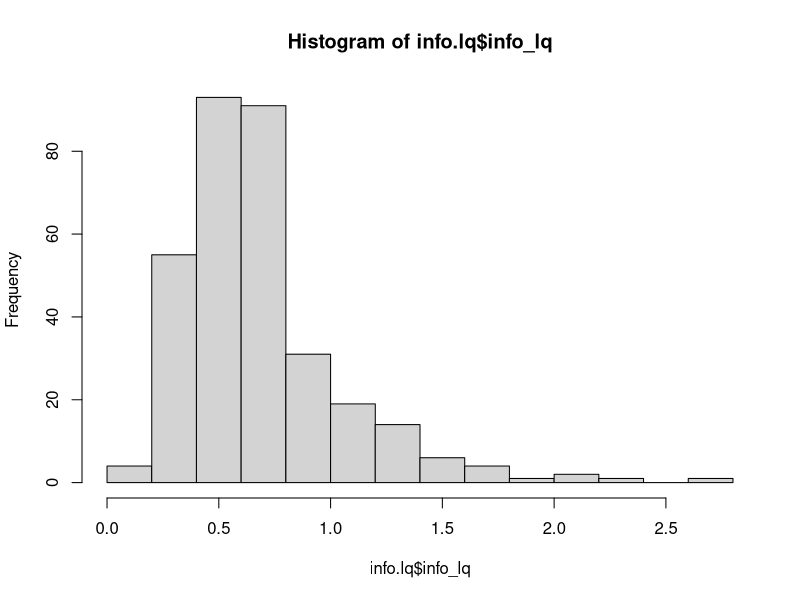

The R source for this figure:
setwd("/Users/anissa/Github/uwcom521-anissa-final-project")

#INFORMATION SECTOR DATA MUNGING

#Make a copy of the dataset that I won't touch:
raw.info <- read.csv("qcew_msa_1022_2015_annual_private_information.csv")

#Get just the entries for the metro- and micro- politan statistical areas
#From looking at the documentation, it's clear that msa's are 
#are designated by "C" before the area_fips code,
#so I can use that to subset.

#The grep() function  subsets by character string
#Found this example online:
#irisSubset <- iris[grep("osa", iris$Species), ]

info.msa <- raw.info[grep("C", raw.info$area_fips), ]

#Now, keep only the cities msa's that have reported location quotients, which 
#is indicated in the column "lq_disclosure_code"
#Unfortunatley, the "no's" are coded with an "N" and the "yes's" are just missing values
#So I can simply run a logical on them. 

#First, I'll code missing values as Y and then I'll subset for the Y's
#I can't just make the blanks Y's because the column is a factor and 
#there is no factor level defined for Y
#So instead of messing with adding a new factor level, which seems complicated,
#I'll coerce the vector into being a character
#The blanks aren't considered NA's anymore, so I can't just us as.na() to replace
#Instead I have to replace the blank characters like this: 

info.msa$lq_disclosure_code <- as.character(info.msa$lq_disclosure_code)
info.msa$lq_disclosure_code[info.msa$lq_disclosure_code==""] <- "Y"

#Now subset only for the Y's

info.msa.lq.disclosed <- subset(info.msa, lq_disclosure_code == "Y")

#Now create a new dataframe with only the columns I want, which is area_fips and lq_annual_avg_emplvl

info.lq <- data.frame(area_fips = info.msa.lq.disclosed$area_fips, info_lq = info.msa.lq.disclosed$lq_annual_avg_emplvl)
info.lq

hist(info.lq$info_lq)

###############

#FIPS CODES
#This is the file that was linked to from the BLS LQ documentation page:
#https://web.archive.org/web/20170202073616/https://data.bls.gov/cew/doc/access/csv_data_slices.htm
#https://web.archive.org/web/20170202073535/https://data.bls.gov/cew/doc/titles/area/area_titles.htm

raw.fips.area <- read.csv("fips_codes_area_titles.csv")
head(raw.fips.area)

#Get just the entries for the metro- and micro- politan statistical areas

key.fips.msa.names <- raw.fips.area[grep("C", raw.fips.area$area_fips), ]
head(key.fips.msa.names)

#Further refine to exclude Micropolitan msa's. I'm only interested in larger cities.
#Micropolitan statistical areas have "MicroSA" following the place name, while
#Metropolitan statistical areas have "MSA" following the place name. 
#So I can do grep() for "MSA" as well

key.fips.msa.names <- key.fips.msa.names[grep("MSA", key.fips.msa.names$area_title), ]
head(key.fips.msa.names)

#MERGE THESE DATAFRAMES TOGETHER ACCORDING TO THE area_fips COLUMN

#new.df <- merge(first.df, second.df, by.x="SelectedColumn", by.y = "SelectedColumn", all.x = TRUE, all.y = TRUE)
#NOTE: GOOD IDEA TO ALWAYS DO all.x=TRUE and all.y=TRUE BECAUSE THAT WAY YOU CAN SEE THE DATA
#THAT DOESN'T MATCH UP, INSTEAD OF IT JUST DISAPPEARING. THIS IS IMPORTANT BECAUSE SOMETIMES
#IT MIGHT HELP YOU CATCH ANOMALIES IN DATA, E.G. LIKE ONE OBSERVATION BEING "SEATTLE, WA" AND 
#ANOTHER BEING "SEATTLE, WASHINGTON").

#Merging the info lq data with the key.fips.msa.names file

info.lq <- merge(key.fips.msa.names, info.lq, by.x = "area_fips", by.y = "area_fips", all.x = TRUE, all.y = TRUE)

head(info.lq)
write.csv(info.lq, file = "clean.info.csv", row.names = FALSE)


### I shouldn't need to do complete cases now because I already selected for them above:
################################
#Get a set of complete cases

#lq.data <- all.sector.lq[complete.cases(all.sector.lq), ]
#head(lq.data)

#When I do this, I get zero complete cases.
#After looking through it, I realized that this is because the public administration data
#isn't aggregated to the msa level, so when I subset that data, I ended up with an empty df.

#For now, I'm just going to do complete cases for the other columns and exclude this one
#until I figure out what to do. 
#Found this example online, which I'll try to emulate:
#final[complete.cases(final[,5:6]),]

#lq.data.complete <- all.sector.lq[complete.cases(all.sector.lq[, c(1:12, 14:16)]), ]
#head(lq.data.complete)



